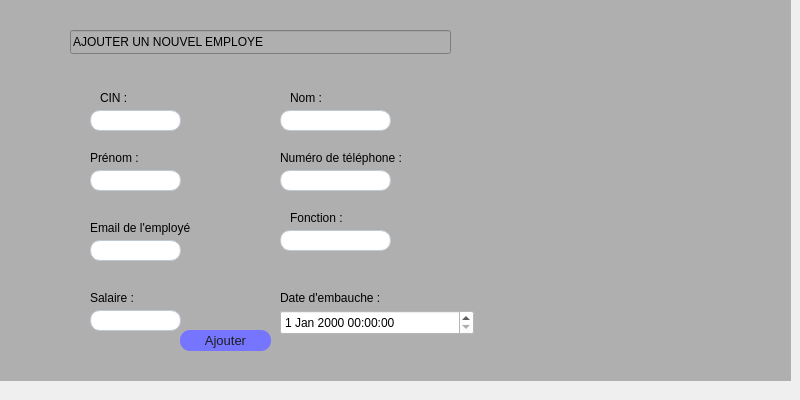
    <widget class="QWidget" name="CREATE_2">
     <attribute name="title">
      <string>ajouter employees</string>
     </attribute>
     <widget class="QWidget" name="CREATE" native="true">
      <property name="geometry">
       <rect>
        <x>0</x>
        <y>-10</y>
        <width>791</width>
        <height>391</height>
       </rect>
      </property>
      <property name="styleSheet">
       <string notr="true">background-color: rgb(175, 175, 175);</string>
      </property>
      <widget class="QLineEdit" name="fonction">
       <property name="geometry">
        <rect>
         <x>280</x>
         <y>240</y>
         <width>111</width>
         <height>21</height>
        </rect>
       </property>
       <property name="styleSheet">
        <string notr="true">	background-color:white ; 
	border-radius:10px ; 
	font-size:13px ; 
	padding-left : 15px ; 
	border:1px solid #BFC9D3 ; </string>
       </property>
      </widget>
      <widget class="QLabel" name="label_5">
       <property name="geometry">
        <rect>
         <x>100</x>
         <y>100</y>
         <width>49</width>
         <height>16</height>
        </rect>
       </property>
       <property name="styleSheet">
        <string notr="true">color: rgb(0, 0, 0);
font: 700 12pt &quot;Tw Cen MT&quot;;</string>
       </property>
       <property name="text">
        <string>CIN :</string>
       </property>
      </widget>
      <widget class="QLabel" name="label_10">
       <property name="geometry">
        <rect>
         <x>280</x>
         <y>300</y>
         <width>141</width>
         <height>16</height>
        </rect>
       </property>
       <property name="styleSheet">
        <string notr="true">color: rgb(0, 0, 0);
font: 700 12pt &quot;Tw Cen MT&quot;;</string>
       </property>
       <property name="text">
        <string>Date d'embauche :</string>
       </property>
      </widget>
      <widget class="QLabel" name="label_6">
       <property name="geometry">
        <rect>
         <x>90</x>
         <y>160</y>
         <width>61</width>
         <height>16</height>
        </rect>
       </property>
       <property name="styleSheet">
        <string notr="true">color: rgb(0, 0, 0);
font: 700 12pt &quot;Tw Cen MT&quot;;</string>
       </property>
       <property name="text">
        <string>Prénom :</string>
       </property>
      </widget>
      <widget class="QLineEdit" name="cin">
       <property name="geometry">
        <rect>
         <x>90</x>
         <y>120</y>
         <width>91</width>
         <height>21</height>
        </rect>
       </property>
       <property name="styleSheet">
        <string notr="true">	background-color:white ; 
	border-radius:10px ; 
	font-size:13px ; 
	padding-left : 15px ; 
	border:1px solid #BFC9D3 ; </string>
       </property>
      </widget>
      <widget class="QLabel" name="label_7">
       <property name="geometry">
        <rect>
         <x>290</x>
         <y>100</y>
         <width>49</width>
         <height>16</height>
        </rect>
       </property>
       <property name="styleSheet">
        <string notr="true">color: rgb(0, 0, 0);
font: 700 12pt &quot;Tw Cen MT&quot;;</string>
       </property>
       <property name="text">
        <string>Nom :</string>
       </property>
      </widget>
      <widget class="QLabel" name="label_8">
       <property name="geometry">
        <rect>
         <x>280</x>
         <y>160</y>
         <width>131</width>
         <height>16</height>
        </rect>
       </property>
       <property name="styleSheet">
        <string notr="true">color: rgb(0, 0, 0);
font: 700 12pt &quot;Tw Cen MT&quot;;</string>
       </property>
       <property name="text">
        <string>Numéro de téléphone :</string>
       </property>
      </widget>
      <widget class="QLineEdit" name="nom">
       <property name="geometry">
        <rect>
         <x>280</x>
         <y>120</y>
         <width>111</width>
         <height>21</height>
        </rect>
       </property>
       <property name="styleSheet">
        <string notr="true">	background-color:white ; 
	border-radius:10px ; 
	font-size:13px ; 
	padding-left : 15px ; 
	border:1px solid #BFC9D3 ; </string>
       </property>
       <property name="text">
        <string/>
       </property>
      </widget>
      <widget class="QLabel" name="label_9">
       <property name="geometry">
        <rect>
         <x>290</x>
         <y>220</y>
         <width>91</width>
         <height>16</height>
        </rect>
       </property>
       <property name="styleSheet">
        <string notr="true">color: rgb(0, 0, 0);
font: 700 12pt &quot;Tw Cen MT&quot;;</string>
       </property>
       <property name="text">
        <string>Fonction :</string>
       </property>
      </widget>
      <widget class="QLabel" name="label_11">
       <property name="geometry">
        <rect>
         <x>90</x>
         <y>230</y>
         <width>131</width>
         <height>16</height>
        </rect>
       </property>
       <property name="styleSheet">
        <string notr="true">color: rgb(0, 0, 0);
font: 700 12pt &quot;Tw Cen MT&quot;;</string>
       </property>
       <property name="text">
        <string>Email de l'employé</string>
       </property>
      </widget>
      <widget class="QLineEdit" name="prenom">
       <property name="geometry">
        <rect>
         <x>90</x>
         <y>180</y>
         <width>91</width>
         <height>21</height>
        </rect>
       </property>
       <property name="styleSheet">
        <string notr="true">	background-color:white ; 
	border-radius:10px ; 
	font-size:13px ; 
	padding-left : 15px ; 
	border:1px solid #BFC9D3 ; </string>
       </property>
      </widget>
      <widget class="QLabel" name="label_12">
       <property name="geometry">
        <rect>
         <x>90</x>
         <y>300</y>
         <width>61</width>
         <height>16</height>
        </rect>
       </property>
       <property name="styleSheet">
        <string notr="true">color: rgb(0, 0, 0);
font: 700 12pt &quot;Tw Cen MT&quot;;</string>
       </property>
       <property name="text">
        <string>Salaire :</string>
       </property>
      </widget>
      <widget class="QLineEdit" name="numero">
       <property name="geometry">
        <rect>
         <x>280</x>
         <y>180</y>
         <width>111</width>
         <height>21</height>
        </rect>
       </property>
       <property name="styleSheet">
        <string notr="true">	background-color:white ; 
	border-radius:10px ; 
	font-size:13px ; 
	padding-left : 15px ; 
	border:1px solid #BFC9D3 ; </string>
       </property>
      </widget>
      <widget class="QLineEdit" name="email">
       <property name="geometry">
        <rect>
         <x>90</x>
         <y>250</y>
         <width>91</width>
         <height>21</height>
        </rect>
       </property>
       <property name="styleSheet">
        <string notr="true">	background-color:white ; 
	border-radius:10px ; 
	font-size:13px ; 
	padding-left : 15px ; 
	border:1px solid #BFC9D3 ; </string>
       </property>
      </widget>
      <widget class="QLineEdit" name="salaire">
       <property name="geometry">
        <rect>
         <x>90</x>
         <y>320</y>
         <width>91</width>
         <height>21</height>
        </rect>
       </property>
       <property name="styleSheet">
        <string notr="true">	background-color:white ; 
	border-radius:10px ; 
	font-size:13px ; 
	padding-left : 15px ; 
	border:1px solid #BFC9D3 ; </string>
       </property>
      </widget>
      <widget class="QLineEdit" name="lineEdit_2">
       <property name="geometry">
        <rect>
         <x>70</x>
         <y>40</y>
         <width>381</width>
         <height>24</height>
        </rect>
       </property>
       <property name="styleSheet">
        <string notr="true">font: 700 20pt &quot;Tw Cen MT&quot;;
border-color: rgb(175, 175, 175);
color: rgb(0, 0, 0);</string>
       </property>
       <property name="text">
        <string>AJOUTER UN NOUVEL EMPLOYE</string>
       </property>
       <property name="maxLength">
        <number>32770</number>
       </property>
       <property name="cursorPosition">
        <number>25</number>
       </property>
      </widget>
      <widget class="QPushButton" name="ajouter">
       <property name="geometry">
        <rect>
         <x>180</x>
         <y>340</y>
         <width>91</width>
         <height>21</height>
        </rect>
       </property>
       <property name="styleSheet">
        <string notr="true">	
color: rgb(29, 29, 29);
background-color: rgb(117, 117, 255);
border-color: rgb(117, 117, 255);
	border-radius:10px ; 
	font-size:13px ; 
font: 600 10pt &quot;Yu Gothic UI Semibold&quot;;
</string>
       </property>
       <property name="text">
        <string>Ajouter</string>
       </property>
      </widget>
      <widget class="QDateTimeEdit" name="de">
       <property name="geometry">
        <rect>
         <x>280</x>
         <y>320</y>
         <width>194</width>
         <height>25</height>
        </rect>
       </property>
       <property name="styleSheet">
        <string notr="true">color: rgb(0, 0, 0);
font: 12pt &quot;Segoe UI&quot;;
background-color: rgb(255, 255, 255);</string>
       </property>
      </widget>
     </widget>
    </widget>
